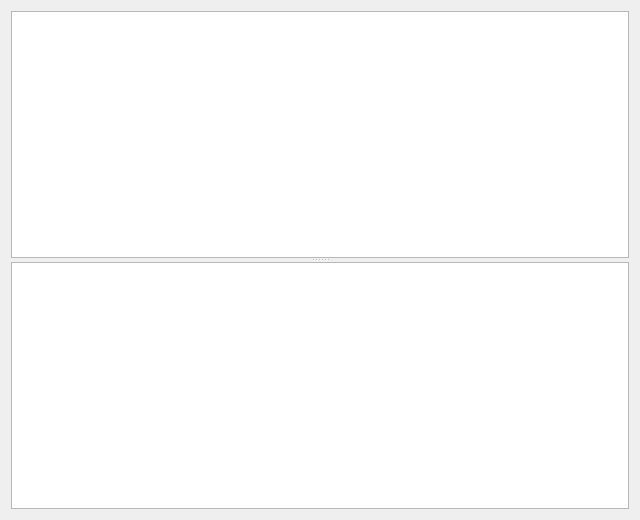
<?xml version="1.0" encoding="UTF-8"?>
<ui version="4.0">
 <class>ConstructorCodeDialog</class>
 <widget class="QWidget" name="ConstructorCodeDialog">
  <property name="geometry">
   <rect>
    <x>0</x>
    <y>0</y>
    <width>640</width>
    <height>520</height>
   </rect>
  </property>
  <property name="windowTitle">
   <string>Constructor code</string>
  </property>
  <layout class="QVBoxLayout" name="mainLayout">
   <item>
    <widget class="QSplitter" name="editSplitter">
     <property name="orientation">
      <enum>Qt::Vertical</enum>
     </property>
     <property name="childrenCollapsible">
      <bool>false</bool>
     </property>
     <widget class="CodeEditor" name="editInit"/>
     <widget class="CodeEditor" name="editCode"/>
    </widget>
   </item>
  </layout>
 </widget>
 <customwidgets>
  <customwidget>
   <class>CodeEditor</class>
   <extends>QPlainTextEdit</extends>
   <header>CodeEditor.h</header>
  </customwidget>
 </customwidgets>
 <resources/>
 <connections/>
</ui>
